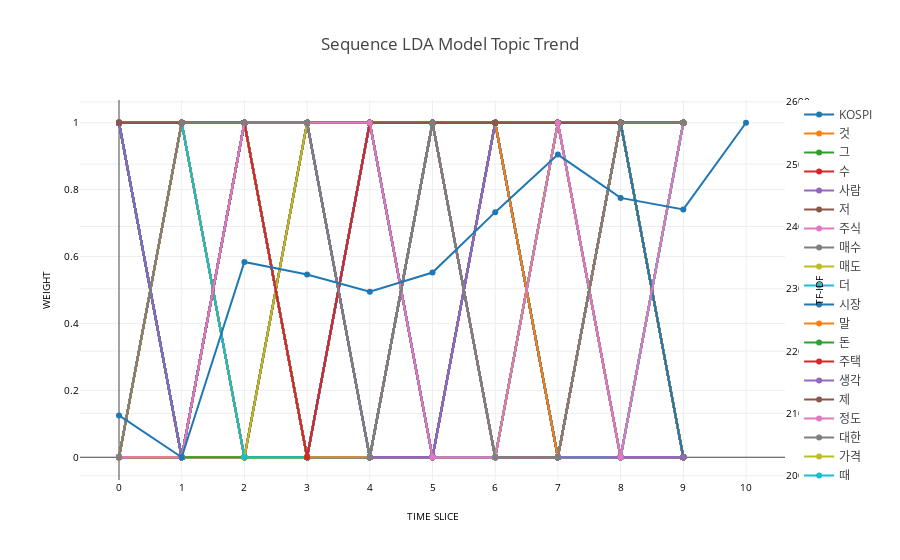

Here is the notebook cell this chart was saved with:
### Code cell
tc.set_plotly()

x = [i for i in range(11)]

data = [go.Scatter(
        x=x,
        y=d,
        name="KOSPI",
        marker=dict(
            #color='blue',
        ),
        yaxis='y2'
    )]


for key, value in hot_keyword_dict.items():
    y = value
    data.append(go.Scatter(
        x=x,
        y=y,
        name=key,
        marker=dict(
            #color='blue',
        ),
        yaxis='y'
    ),)
layout = go.Layout(
    title='Sequence LDA Model Topic Trend',
    xaxis=dict(
        title='TIME SLICE',
        titlefont=dict(
            size=10,
            color='black'
        ),
        dtick = 1,
        showticklabels=True,
        tickangle=0,
        tickfont=dict(
            size=10,
            color='black'
        ),
        exponentformat='e',
        showexponent='all'
    ),
    yaxis=dict(
        title='WEIGHT',
        titlefont=dict(
            size=10,
            color='black'
        ),
        showticklabels=True,
        tickangle=0,
        tickfont=dict(
            size=10,
            color='black'
        ),
        exponentformat='e',
        showexponent='all',
        #overlaying='y',
    ),
    yaxis2=dict(
                title='TF-IDF',
                titlefont=dict(
                    size=10,
                    color='black'
                ),
                showticklabels=True,
                tickangle=0,
                tickfont=dict(
                    size=10,
                    color='black'
                ),
                overlaying='y',
                side='right'
            ),
)
fig = go.Figure(data=data, layout=layout)
iplot(fig, filename='TF-IDF Graph')

### Figure 1 — Plotly figure (JSON) as saved in the notebook; plotly's stock layout.template omitted (floating-point values rounded to 4 significant figures)
{"data": [{"name": "KOSPI", "yaxis": "y2", "marker": {}, "y": [2097.0, 2030.0, 2343.0, 2323.0, 2295.0, 2326.0, 2423.0, 2515.0, 2446.0, 2427.0, 2566.0], "x": [0, 1, 2, 3, 4, 5, 6, 7, 8, 9, 10], "type": "scatter"}, {"name": "것", "yaxis": "y", "marker": {}, "y": [1, 1, 1, 1, 1, 1, 1, 1, 1, 1], "x": [0, 1, 2, 3, 4, 5, 6, 7, 8, 9, 10], "type": "scatter"}, {"name": "그", "yaxis": "y", "marker": {}, "y": [1, 1, 1, 1, 1, 1, 1, 1, 1, 1], "x": [0, 1, 2, 3, 4, 5, 6, 7, 8, 9, 10], "type": "scatter"}, {"name": "수", "yaxis": "y", "marker": {}, "y": [1, 1, 1, 1, 1, 1, 1, 1, 1, 1], "x": [0, 1, 2, 3, 4, 5, 6, 7, 8, 9, 10], "type": "scatter"}, {"name": "사람", "yaxis": "y", "marker": {}, "y": [1, 1, 0, 1, 1, 0, 1, 0, 1, 0], "x": [0, 1, 2, 3, 4, 5, 6, 7, 8, 9, 10], "type": "scatter"}, {"name": "저", "yaxis": "y", "marker": {}, "y": [1, 1, 1, 1, 1, 1, 1, 1, 1, 1], "x": [0, 1, 2, 3, 4, 5, 6, 7, 8, 9, 10], "type": "scatter"}, {"name": "주식", "yaxis": "y", "marker": {}, "y": [1, 0, 1, 0, 0, 0, 1, 0, 0, 1], "x": [0, 1, 2, 3, 4, 5, 6, 7, 8, 9, 10], "type": "scatter"}, {"name": "매수", "yaxis": "y", "marker": {}, "y": [1, 0, 1, 1, 0, 1, 0, 0, 1, 1], "x": [0, 1, 2, 3, 4, 5, 6, 7, 8, 9, 10], "type": "scatter"}, {"name": "매도", "yaxis": "y", "marker": {}, "y": [0, 0, 0, 1, 0, 1, 1, 0, 1, 0], "x": [0, 1, 2, 3, 4, 5, 6, 7, 8, 9, 10], "type": "scatter"}, {"name": "더", "yaxis": "y", "marker": {}, "y": [1, 1, 1, 1, 1, 1, 1, 1, 1, 1], "x": [0, 1, 2, 3, 4, 5, 6, 7, 8, 9, 10], "type": "scatter"}, {"name": "시장", "yaxis": "y", "marker": {}, "y": [0, 0, 1, 0, 0, 1, 1, 0, 1, 1], "x": [0, 1, 2, 3, 4, 5, 6, 7, 8, 9, 10], "type": "scatter"}, {"name": "말", "yaxis": "y", "marker": {}, "y": [1, 1, 1, 1, 1, 1, 1, 1, 1, 1], "x": [0, 1, 2, 3, 4, 5, 6, 7, 8, 9, 10], "type": "scatter"}, {"name": "돈", "yaxis": "y", "marker": {}, "y": [1, 1, 1, 1, 1, 1, 1, 1, 1, 1], "x": [0, 1, 2, 3, 4, 5, 6, 7, 8, 9, 10], "type": "scatter"}, {"name": "주택", "yaxis": "y", "marker": {}, "y": [1, 0, 1, 0, 1, 0, 1, 0, 0, 0], "x": [0, 1, 2, 3, 4, 5, 6, 7, 8, 9, 10], "type": "scatter"}, {"name": "생각", "yaxis": "y", "marker": {}, "y": [0, 1, 0, 1, 1, 0, 0, 1, 1, 1], "x": [0, 1, 2, 3, 4, 5, 6, 7, 8, 9, 10], "type": "scatter"}, {"name": "제", "yaxis": "y", "marker": {}, "y": [1, 1, 1, 1, 1, 1, 1, 1, 1, 1], "x": [0, 1, 2, 3, 4, 5, 6, 7, 8, 9, 10], "type": "scatter"}, {"name": "정도", "yaxis": "y", "marker": {}, "y": [1, 0, 0, 1, 0, 1, 0, 0, 1, 1], "x": [0, 1, 2, 3, 4, 5, 6, 7, 8, 9, 10], "type": "scatter"}, {"name": "대한", "yaxis": "y", "marker": {}, "y": [0, 1, 1, 0, 1, 1, 1, 0, 0, 0], "x": [0, 1, 2, 3, 4, 5, 6, 7, 8, 9, 10], "type": "scatter"}, {"name": "가격", "yaxis": "y", "marker": {}, "y": [1, 0, 1, 0, 1, 0, 1, 1, 0, 1], "x": [0, 1, 2, 3, 4, 5, 6, 7, 8, 9, 10], "type": "scatter"}, {"name": "때", "yaxis": "y", "marker": {}, "y": [1, 1, 1, 1, 1, 1, 1, 1, 1, 1], "x": [0, 1, 2, 3, 4, 5, 6, 7, 8, 9, 10], "type": "scatter"}, {"name": "내", "yaxis": "y", "marker": {}, "y": [1, 1, 1, 1, 1, 1, 1, 1, 1, 1], "x": [0, 1, 2, 3, 4, 5, 6, 7, 8, 9, 10], "type": "scatter"}, {"name": "주가", "yaxis": "y", "marker": {}, "y": [1, 0, 1, 0, 0, 1, 0, 1, 1, 0], "x": [0, 1, 2, 3, 4, 5, 6, 7, 8, 9, 10], "type": "scatter"}, {"name": "매", "yaxis": "y", "marker": {}, "y": [1, 1, 1, 1, 1, 1, 1, 1, 1, 1], "x": [0, 1, 2, 3, 4, 5, 6, 7, 8, 9, 10], "type": "scatter"}, {"name": "중국", "yaxis": "y", "marker": {}, "y": [0, 0, 1, 0, 0, 1, 1, 0, 1, 0], "x": [0, 1, 2, 3, 4, 5, 6, 7, 8, 9, 10], "type": "scatter"}, {"name": "금융", "yaxis": "y", "marker": {}, "y": [0, 0, 1, 0, 0, 1, 1, 1, 1, 0], "x": [0, 1, 2, 3, 4, 5, 6, 7, 8, 9, 10], "type": "scatter"}, {"name": "주식시장", "yaxis": "y", "marker": {}, "y": [1, 0, 1, 1, 0, 1, 1, 0, 0, 1], "x": [0, 1, 2, 3, 4, 5, 6, 7, 8, 9, 10], "type": "scatter"}, {"name": "수익", "yaxis": "y", "marker": {}, "y": [1, 0, 1, 1, 0, 1, 1, 0, 1, 0], "x": [0, 1, 2, 3, 4, 5, 6, 7, 8, 9, 10], "type": "scatter"}, {"name": "세계", "yaxis": "y", "marker": {}, "y": [0, 0, 1, 0, 1, 1, 0, 0, 0, 0], "x": [0, 1, 2, 3, 4, 5, 6, 7, 8, 9, 10], "type": "scatter"}, {"name": "확인", "yaxis": "y", "marker": {}, "y": [1, 0, 1, 0, 0, 1, 1, 0, 0, 0], "x": [0, 1, 2, 3, 4, 5, 6, 7, 8, 9, 10], "type": "scatter"}, {"name": "상승", "yaxis": "y", "marker": {}, "y": [1, 0, 1, 0, 1, 1, 1, 0, 1, 0], "x": [0, 1, 2, 3, 4, 5, 6, 7, 8, 9, 10], "type": "scatter"}, {"name": "변화", "yaxis": "y", "marker": {}, "y": [0, 1, 1, 0, 0, 1, 1, 0, 1, 0], "x": [0, 1, 2, 3, 4, 5, 6, 7, 8, 9, 10], "type": "scatter"}, {"name": "바로", "yaxis": "y", "marker": {}, "y": [1, 1, 0, 0, 0, 1, 0, 1, 1, 0], "x": [0, 1, 2, 3, 4, 5, 6, 7, 8, 9, 10], "type": "scatter"}, {"name": "전쟁", "yaxis": "y", "marker": {}, "y": [0, 0, 1, 0, 0, 1, 1, 0, 0, 1], "x": [0, 1, 2, 3, 4, 5, 6, 7, 8, 9, 10], "type": "scatter"}, {"name": "사실", "yaxis": "y", "marker": {}, "y": [0, 0, 1, 1, 1, 0, 0, 0, 1, 1], "x": [0, 1, 2, 3, 4, 5, 6, 7, 8, 9, 10], "type": "scatter"}, {"name": "공부", "yaxis": "y", "marker": {}, "y": [1, 0, 0, 1, 0, 1, 0, 0, 0, 0], "x": [0, 1, 2, 3, 4, 5, 6, 7, 8, 9, 10], "type": "scatter"}, {"name": "추세", "yaxis": "y", "marker": {}, "y": [1, 0, 1, 1, 0, 1, 1, 0, 1, 1], "x": [0, 1, 2, 3, 4, 5, 6, 7, 8, 9, 10], "type": "scatter"}, {"name": "투자", "yaxis": "y", "marker": {}, "y": [0, 0, 1, 0, 1, 1, 1, 0, 1, 0], "x": [0, 1, 2, 3, 4, 5, 6, 7, 8, 9, 10], "type": "scatter"}, {"name": "경제", "yaxis": "y", "marker": {}, "y": [0, 0, 1, 0, 0, 1, 1, 0, 0, 0], "x": [0, 1, 2, 3, 4, 5, 6, 7, 8, 9, 10], "type": "scatter"}, {"name": "금리", "yaxis": "y", "marker": {}, "y": [1, 0, 1, 0, 0, 1, 1, 0, 0, 1], "x": [0, 1, 2, 3, 4, 5, 6, 7, 8, 9, 10], "type": "scatter"}, {"name": "미국", "yaxis": "y", "marker": {}, "y": [0, 0, 1, 1, 0, 0, 1, 0, 0, 0], "x": [0, 1, 2, 3, 4, 5, 6, 7, 8, 9, 10], "type": "scatter"}, {"name": "뉴스", "yaxis": "y", "marker": {}, "y": [1, 0, 1, 0, 0, 1, 1, 0, 1, 0], "x": [0, 1, 2, 3, 4, 5, 6, 7, 8, 9, 10], "type": "scatter"}, {"name": "무역", "yaxis": "y", "marker": {}, "y": [0, 0, 1, 0, 0, 1, 1, 0, 0, 0], "x": [0, 1, 2, 3, 4, 5, 6, 7, 8, 9, 10], "type": "scatter"}, {"name": "하락", "yaxis": "y", "marker": {}, "y": [1, 0, 0, 1, 0, 1, 1, 0, 0, 1], "x": [0, 1, 2, 3, 4, 5, 6, 7, 8, 9, 10], "type": "scatter"}, {"name": "달러", "yaxis": "y", "marker": {}, "y": [0, 0, 1, 0, 0, 1, 1, 0, 1, 0], "x": [0, 1, 2, 3, 4, 5, 6, 7, 8, 9, 10], "type": "scatter"}, {"name": "인상", "yaxis": "y", "marker": {}, "y": [0, 1, 1, 0, 1, 0, 1, 0, 0, 1], "x": [0, 1, 2, 3, 4, 5, 6, 7, 8, 9, 10], "type": "scatter"}, {"name": "증시", "yaxis": "y", "marker": {}, "y": [0, 0, 1, 0, 0, 1, 1, 0, 1, 1], "x": [0, 1, 2, 3, 4, 5, 6, 7, 8, 9, 10], "type": "scatter"}, {"name": "연합뉴스", "yaxis": "y", "marker": {}, "y": [1, 1, 1, 0, 1, 1, 1, 0, 1, 1], "x": [0, 1, 2, 3, 4, 5, 6, 7, 8, 9, 10], "type": "scatter"}, {"name": "지수", "yaxis": "y", "marker": {}, "y": [0, 1, 0, 0, 1, 1, 1, 0, 1, 1], "x": [0, 1, 2, 3, 4, 5, 6, 7, 8, 9, 10], "type": "scatter"}, {"name": "마감", "yaxis": "y", "marker": {}, "y": [1, 0, 1, 0, 0, 1, 1, 0, 0, 0], "x": [0, 1, 2, 3, 4, 5, 6, 7, 8, 9, 10], "type": "scatter"}, {"name": "관세", "yaxis": "y", "marker": {}, "y": [1, 1, 1, 0, 0, 1, 1, 0, 1, 0], "x": [0, 1, 2, 3, 4, 5, 6, 7, 8, 9, 10], "type": "scatter"}, {"name": "중", "yaxis": "y", "marker": {}, "y": [1, 1, 1, 1, 1, 1, 1, 1, 1, 1], "x": [0, 1, 2, 3, 4, 5, 6, 7, 8, 9, 10], "type": "scatter"}, {"name": "종목", "yaxis": "y", "marker": {}, "y": [1, 0, 1, 0, 0, 1, 0, 0, 1, 0], "x": [0, 1, 2, 3, 4, 5, 6, 7, 8, 9, 10], "type": "scatter"}, {"name": "대출", "yaxis": "y", "marker": {}, "y": [0, 0, 1, 0, 1, 0, 1, 0, 0, 1], "x": [0, 1, 2, 3, 4, 5, 6, 7, 8, 9, 10], "type": "scatter"}, {"name": "저축은행", "yaxis": "y", "marker": {}, "y": [1, 1, 1, 1, 1, 1, 1, 0, 1, 0], "x": [0, 1, 2, 3, 4, 5, 6, 7, 8, 9, 10], "type": "scatter"}, {"name": "차트", "yaxis": "y", "marker": {}, "y": [1, 0, 1, 0, 0, 1, 1, 0, 1, 0], "x": [0, 1, 2, 3, 4, 5, 6, 7, 8, 9, 10], "type": "scatter"}, {"name": "주", "yaxis": "y", "marker": {}, "y": [1, 1, 1, 1, 1, 1, 1, 1, 1, 1], "x": [0, 1, 2, 3, 4, 5, 6, 7, 8, 9, 10], "type": "scatter"}, {"name": "추천", "yaxis": "y", "marker": {}, "y": [1, 0, 1, 0, 1, 1, 1, 0, 0, 0], "x": [0, 1, 2, 3, 4, 5, 6, 7, 8, 9, 10], "type": "scatter"}, {"name": "지금", "yaxis": "y", "marker": {}, "y": [0, 1, 0, 1, 1, 1, 1, 1, 0, 1], "x": [0, 1, 2, 3, 4, 5, 6, 7, 8, 9, 10], "type": "scatter"}, {"name": "글", "yaxis": "y", "marker": {}, "y": [1, 1, 1, 1, 1, 1, 1, 1, 1, 1], "x": [0, 1, 2, 3, 4, 5, 6, 7, 8, 9, 10], "type": "scatter"}, {"name": "오늘", "yaxis": "y", "marker": {}, "y": [1, 0, 0, 1, 0, 1, 1, 0, 1, 0], "x": [0, 1, 2, 3, 4, 5, 6, 7, 8, 9, 10], "type": "scatter"}, {"name": "날", "yaxis": "y", "marker": {}, "y": [1, 1, 1, 1, 1, 1, 1, 1, 1, 1], "x": [0, 1, 2, 3, 4, 5, 6, 7, 8, 9, 10], "type": "scatter"}, {"name": "코인", "yaxis": "y", "marker": {}, "y": [1, 0, 0, 1, 0, 1, 0, 0, 1, 1], "x": [0, 1, 2, 3, 4, 5, 6, 7, 8, 9, 10], "type": "scatter"}, {"name": "비트코인", "yaxis": "y", "marker": {}, "y": [1, 0, 1, 0, 0, 1, 1, 0, 1, 1], "x": [0, 1, 2, 3, 4, 5, 6, 7, 8, 9, 10], "type": "scatter"}, {"name": "비트", "yaxis": "y", "marker": {}, "y": [1, 0, 1, 0, 0, 1, 1, 0, 1, 1], "x": [0, 1, 2, 3, 4, 5, 6, 7, 8, 9, 10], "type": "scatter"}, {"name": "화폐", "yaxis": "y", "marker": {}, "y": [0, 0, 1, 0, 0, 1, 0, 0, 1, 1], "x": [0, 1, 2, 3, 4, 5, 6, 7, 8, 9, 10], "type": "scatter"}, {"name": "정보", "yaxis": "y", "marker": {}, "y": [1, 0, 1, 0, 0, 1, 1, 0, 1, 0], "x": [0, 1, 2, 3, 4, 5, 6, 7, 8, 9, 10], "type": "scatter"}, {"name": "가상", "yaxis": "y", "marker": {}, "y": [0, 0, 1, 0, 0, 1, 0, 0, 0, 1], "x": [0, 1, 2, 3, 4, 5, 6, 7, 8, 9, 10], "type": "scatter"}, {"name": "맨", "yaxis": "y", "marker": {}, "y": [1, 1, 1, 1, 1, 1, 1, 1, 1, 1], "x": [0, 1, 2, 3, 4, 5, 6, 7, 8, 9, 10], "type": "scatter"}, {"name": "거래", "yaxis": "y", "marker": {}, "y": [1, 0, 1, 0, 0, 0, 1, 0, 1, 0], "x": [0, 1, 2, 3, 4, 5, 6, 7, 8, 9, 10], "type": "scatter"}, {"name": "리플", "yaxis": "y", "marker": {}, "y": [0, 0, 1, 1, 0, 1, 1, 0, 1, 1], "x": [0, 1, 2, 3, 4, 5, 6, 7, 8, 9, 10], "type": "scatter"}, {"name": "암호", "yaxis": "y", "marker": {}, "y": [0, 0, 1, 1, 0, 1, 1, 0, 1, 1], "x": [0, 1, 2, 3, 4, 5, 6, 7, 8, 9, 10], "type": "scatter"}, {"name": "매너", "yaxis": "y", "marker": {}, "y": [1, 0, 1, 0, 0, 1, 1, 0, 1, 1], "x": [0, 1, 2, 3, 4, 5, 6, 7, 8, 9, 10], "type": "scatter"}, {"name": "등", "yaxis": "y", "marker": {}, "y": [1, 1, 1, 1, 1, 1, 1, 1, 1, 1], "x": [0, 1, 2, 3, 4, 5, 6, 7, 8, 9, 10], "type": "scatter"}, {"name": "블록", "yaxis": "y", "marker": {}, "y": [1, 0, 1, 0, 0, 1, 0, 0, 1, 0], "x": [0, 1, 2, 3, 4, 5, 6, 7, 8, 9, 10], "type": "scatter"}, {"name": "체인", "yaxis": "y", "marker": {}, "y": [1, 0, 1, 0, 0, 1, 1, 0, 1, 0], "x": [0, 1, 2, 3, 4, 5, 6, 7, 8, 9, 10], "type": "scatter"}, {"name": "평가", "yaxis": "y", "marker": {}, "y": [0, 1, 0, 0, 1, 0, 0, 1, 0, 0], "x": [0, 1, 2, 3, 4, 5, 6, 7, 8, 9, 10], "type": "scatter"}, {"name": "수익률", "yaxis": "y", "marker": {}, "y": [1, 0, 0, 1, 1, 1, 0, 0, 1, 1], "x": [0, 1, 2, 3, 4, 5, 6, 7, 8, 9, 10], "type": "scatter"}, {"name": "금액", "yaxis": "y", "marker": {}, "y": [0, 1, 0, 1, 0, 1, 0, 1, 0, 0], "x": [0, 1, 2, 3, 4, 5, 6, 7, 8, 9, 10], "type": "scatter"}, {"name": "국내", "yaxis": "y", "marker": {}, "y": [0, 0, 1, 0, 1, 1, 1, 0, 1, 1], "x": [0, 1, 2, 3, 4, 5, 6, 7, 8, 9, 10], "type": "scatter"}, {"name": "증가", "yaxis": "y", "marker": {}, "y": [0, 0, 1, 0, 0, 1, 1, 0, 1, 0], "x": [0, 1, 2, 3, 4, 5, 6, 7, 8, 9, 10], "type": "scatter"}, {"name": "이유", "yaxis": "y", "marker": {}, "y": [1, 0, 1, 0, 1, 0, 1, 1, 1, 1], "x": [0, 1, 2, 3, 4, 5, 6, 7, 8, 9, 10], "type": "scatter"}, {"name": "국민연금", "yaxis": "y", "marker": {}, "y": [0, 1, 0, 1, 1, 1, 1, 1, 1, 1], "x": [0, 1, 2, 3, 4, 5, 6, 7, 8, 9, 10], "type": "scatter"}, {"name": "듯", "yaxis": "y", "marker": {}, "y": [1, 1, 1, 1, 1, 1, 1, 1, 1, 1], "x": [0, 1, 2, 3, 4, 5, 6, 7, 8, 9, 10], "type": "scatter"}, {"name": "매입", "yaxis": "y", "marker": {}, "y": [0, 1, 1, 1, 0, 1, 1, 1, 1, 1], "x": [0, 1, 2, 3, 4, 5, 6, 7, 8, 9, 10], "type": "scatter"}, {"name": "실적", "yaxis": "y", "marker": {}, "y": [0, 0, 1, 0, 0, 1, 0, 1, 1, 1], "x": [0, 1, 2, 3, 4, 5, 6, 7, 8, 9, 10], "type": "scatter"}, {"name": "홀딩스", "yaxis": "y", "marker": {}, "y": [0, 1, 1, 0, 1, 1, 0, 1, 1, 0], "x": [0, 1, 2, 3, 4, 5, 6, 7, 8, 9, 10], "type": "scatter"}, {"name": "목표", "yaxis": "y", "marker": {}, "y": [1, 0, 1, 0, 0, 1, 0, 1, 0, 0], "x": [0, 1, 2, 3, 4, 5, 6, 7, 8, 9, 10], "type": "scatter"}, {"name": "서비스", "yaxis": "y", "marker": {}, "y": [1, 0, 1, 0, 0, 1, 1, 0, 1, 0], "x": [0, 1, 2, 3, 4, 5, 6, 7, 8, 9, 10], "type": "scatter"}, {"name": "우리", "yaxis": "y", "marker": {}, "y": [1, 0, 1, 0, 0, 1, 0, 0, 1, 1], "x": [0, 1, 2, 3, 4, 5, 6, 7, 8, 9, 10], "type": "scatter"}, {"name": "펀드", "yaxis": "y", "marker": {}, "y": [0, 0, 1, 1, 0, 1, 0, 1, 1, 1], "x": [0, 1, 2, 3, 4, 5, 6, 7, 8, 9, 10], "type": "scatter"}, {"name": "베트남", "yaxis": "y", "marker": {}, "y": [1, 0, 1, 1, 0, 1, 0, 0, 1, 0], "x": [0, 1, 2, 3, 4, 5, 6, 7, 8, 9, 10], "type": "scatter"}, {"name": "정부", "yaxis": "y", "marker": {}, "y": [1, 0, 1, 0, 0, 1, 0, 1, 0, 0], "x": [0, 1, 2, 3, 4, 5, 6, 7, 8, 9, 10], "type": "scatter"}, {"name": "비", "yaxis": "y", "marker": {}, "y": [1, 1, 1, 1, 1, 1, 1, 1, 1, 1], "x": [0, 1, 2, 3, 4, 5, 6, 7, 8, 9, 10], "type": "scatter"}, {"name": "해외", "yaxis": "y", "marker": {}, "y": [0, 0, 1, 1, 0, 1, 1, 0, 1, 1], "x": [0, 1, 2, 3, 4, 5, 6, 7, 8, 9, 10], "type": "scatter"}, {"name": "울산", "yaxis": "y", "marker": {}, "y": [1, 1, 1, 1, 1, 0, 1, 0, 1, 1], "x": [0, 1, 2, 3, 4, 5, 6, 7, 8, 9, 10], "type": "scatter"}, {"name": "폭락", "yaxis": "y", "marker": {}, "y": [1, 0, 1, 1, 0, 1, 0, 1, 0, 1], "x": [0, 1, 2, 3, 4, 5, 6, 7, 8, 9, 10], "type": "scatter"}, {"name": "때문", "yaxis": "y", "marker": {}, "y": [0, 0, 1, 0, 0, 1, 1, 0, 1, 1], "x": [0, 1, 2, 3, 4, 5, 6, 7, 8, 9, 10], "type": "scatter"}, {"name": "기업", "yaxis": "y", "marker": {}, "y": [0, 0, 1, 0, 0, 1, 0, 0, 1, 1], "x": [0, 1, 2, 3, 4, 5, 6, 7, 8, 9, 10], "type": "scatter"}, {"name": "개인", "yaxis": "y", "marker": {}, "y": [1, 1, 0, 0, 0, 1, 0, 0, 1, 0], "x": [0, 1, 2, 3, 4, 5, 6, 7, 8, 9, 10], "type": "scatter"}, {"name": "부동산", "yaxis": "y", "marker": {}, "y": [1, 0, 1, 0, 1, 0, 1, 1, 0, 0], "x": [0, 1, 2, 3, 4, 5, 6, 7, 8, 9, 10], "type": "scatter"}, {"name": "책", "yaxis": "y", "marker": {}, "y": [1, 1, 1, 1, 1, 1, 1, 1, 1, 1], "x": [0, 1, 2, 3, 4, 5, 6, 7, 8, 9, 10], "type": "scatter"}, {"name": "이후", "yaxis": "y", "marker": {}, "y": [0, 0, 1, 0, 0, 1, 1, 0, 1, 0], "x": [0, 1, 2, 3, 4, 5, 6, 7, 8, 9, 10], "type": "scatter"}, {"name": "강의", "yaxis": "y", "marker": {}, "y": [1, 1, 0, 0, 0, 0, 1, 0, 1, 0], "x": [0, 1, 2, 3, 4, 5, 6, 7, 8, 9, 10], "type": "scatter"}, {"name": "공매도", "yaxis": "y", "marker": {}, "y": [0, 1, 0, 1, 0, 1, 1, 1, 1, 0], "x": [0, 1, 2, 3, 4, 5, 6, 7, 8, 9, 10], "type": "scatter"}, {"name": "분", "yaxis": "y", "marker": {}, "y": [1, 1, 1, 1, 1, 1, 1, 1, 1, 1], "x": [0, 1, 2, 3, 4, 5, 6, 7, 8, 9, 10], "type": "scatter"}, {"name": "요", "yaxis": "y", "marker": {}, "y": [1, 1, 1, 1, 1, 1, 1, 1, 1, 1], "x": [0, 1, 2, 3, 4, 5, 6, 7, 8, 9, 10], "type": "scatter"}, {"name": "배당", "yaxis": "y", "marker": {}, "y": [0, 0, 1, 0, 1, 1, 0, 1, 0, 1], "x": [0, 1, 2, 3, 4, 5, 6, 7, 8, 9, 10], "type": "scatter"}, {"name": "증권", "yaxis": "y", "marker": {}, "y": [0, 0, 1, 0, 0, 1, 1, 1, 1, 1], "x": [0, 1, 2, 3, 4, 5, 6, 7, 8, 9, 10], "type": "scatter"}, {"name": "한국", "yaxis": "y", "marker": {}, "y": [0, 0, 1, 0, 0, 1, 1, 1, 0, 0], "x": [0, 1, 2, 3, 4, 5, 6, 7, 8, 9, 10], "type": "scatter"}, {"name": "금융투자", "yaxis": "y", "marker": {}, "y": [0, 1, 1, 0, 1, 1, 1, 1, 1, 0], "x": [0, 1, 2, 3, 4, 5, 6, 7, 8, 9, 10], "type": "scatter"}, {"name": "대비", "yaxis": "y", "marker": {}, "y": [0, 0, 1, 0, 1, 1, 0, 0, 1, 1], "x": [0, 1, 2, 3, 4, 5, 6, 7, 8, 9, 10], "type": "scatter"}, {"name": "삼성", "yaxis": "y", "marker": {}, "y": [1, 0, 1, 0, 0, 1, 0, 1, 0, 1], "x": [0, 1, 2, 3, 4, 5, 6, 7, 8, 9, 10], "type": "scatter"}, {"name": "하나", "yaxis": "y", "marker": {}, "y": [0, 1, 0, 0, 0, 1, 0, 1, 1, 0], "x": [0, 1, 2, 3, 4, 5, 6, 7, 8, 9, 10], "type": "scatter"}, {"name": "전일", "yaxis": "y", "marker": {}, "y": [1, 0, 1, 0, 0, 1, 1, 0, 1, 1], "x": [0, 1, 2, 3, 4, 5, 6, 7, 8, 9, 10], "type": "scatter"}, {"name": "전망", "yaxis": "y", "marker": {}, "y": [0, 0, 1, 0, 1, 1, 0, 0, 1, 0], "x": [0, 1, 2, 3, 4, 5, 6, 7, 8, 9, 10], "type": "scatter"}, {"name": "전자", "yaxis": "y", "marker": {}, "y": [1, 0, 1, 0, 0, 1, 0, 0, 1, 1], "x": [0, 1, 2, 3, 4, 5, 6, 7, 8, 9, 10], "type": "scatter"}, {"name": "산업", "yaxis": "y", "marker": {}, "y": [0, 0, 1, 0, 0, 1, 0, 0, 1, 1], "x": [0, 1, 2, 3, 4, 5, 6, 7, 8, 9, 10], "type": "scatter"}, {"name": "재무", "yaxis": "y", "marker": {}, "y": [1, 0, 1, 1, 0, 1, 0, 0, 1, 1], "x": [0, 1, 2, 3, 4, 5, 6, 7, 8, 9, 10], "type": "scatter"}, {"name": "대통령", "yaxis": "y", "marker": {}, "y": [1, 0, 0, 1, 0, 1, 0, 1, 0, 1], "x": [0, 1, 2, 3, 4, 5, 6, 7, 8, 9, 10], "type": "scatter"}, {"name": "보험", "yaxis": "y", "marker": {}, "y": [0, 0, 1, 0, 0, 1, 0, 1, 0, 0], "x": [0, 1, 2, 3, 4, 5, 6, 7, 8, 9, 10], "type": "scatter"}, {"name": "설계", "yaxis": "y", "marker": {}, "y": [1, 0, 1, 0, 1, 0, 1, 0, 1, 0], "x": [0, 1, 2, 3, 4, 5, 6, 7, 8, 9, 10], "type": "scatter"}, {"name": "관리", "yaxis": "y", "marker": {}, "y": [1, 0, 1, 1, 0, 0, 0, 0, 1, 0], "x": [0, 1, 2, 3, 4, 5, 6, 7, 8, 9, 10], "type": "scatter"}, {"name": "축구", "yaxis": "y", "marker": {}, "y": [1, 0, 1, 1, 1, 1, 1, 1, 0, 1], "x": [0, 1, 2, 3, 4, 5, 6, 7, 8, 9, 10], "type": "scatter"}, {"name": "중계", "yaxis": "y", "marker": {}, "y": [1, 0, 1, 1, 1, 1, 1, 1, 1, 1], "x": [0, 1, 2, 3, 4, 5, 6, 7, 8, 9, 10], "type": "scatter"}, {"name": "위", "yaxis": "y", "marker": {}, "y": [1, 1, 1, 1, 1, 1, 1, 1, 1, 1], "x": [0, 1, 2, 3, 4, 5, 6, 7, 8, 9, 10], "type": "scatter"}, {"name": "문제", "yaxis": "y", "marker": {}, "y": [0, 1, 1, 0, 1, 0, 1, 1, 0, 0], "x": [0, 1, 2, 3, 4, 5, 6, 7, 8, 9, 10], "type": "scatter"}, {"name": "무료", "yaxis": "y", "marker": {}, "y": [1, 0, 1, 0, 0, 1, 1, 0, 0, 0], "x": [0, 1, 2, 3, 4, 5, 6, 7, 8, 9, 10], "type": "scatter"}, {"name": "김희선", "yaxis": "y", "marker": {}, "y": [1, 1, 1, 1, 1, 1, 0, 1, 1, 1], "x": [0, 1, 2, 3, 4, 5, 6, 7, 8, 9, 10], "type": "scatter"}, {"name": "에이즈", "yaxis": "y", "marker": {}, "y": [1, 0, 1, 1, 1, 1, 1, 1, 1, 1], "x": [0, 1, 2, 3, 4, 5, 6, 7, 8, 9, 10], "type": "scatter"}, {"name": "자산", "yaxis": "y", "marker": {}, "y": [0, 0, 1, 0, 0, 0, 1, 0, 0, 1], "x": [0, 1, 2, 3, 4, 5, 6, 7, 8, 9, 10], "type": "scatter"}, {"name": "상품", "yaxis": "y", "marker": {}, "y": [0, 0, 1, 0, 0, 1, 0, 0, 1, 0], "x": [0, 1, 2, 3, 4, 5, 6, 7, 8, 9, 10], "type": "scatter"}, {"name": "부자", "yaxis": "y", "marker": {}, "y": [1, 0, 1, 1, 0, 1, 1, 1, 0, 0], "x": [0, 1, 2, 3, 4, 5, 6, 7, 8, 9, 10], "type": "scatter"}, {"name": "방법", "yaxis": "y", "marker": {}, "y": [0, 0, 1, 0, 0, 1, 0, 0, 1, 0], "x": [0, 1, 2, 3, 4, 5, 6, 7, 8, 9, 10], "type": "scatter"}, {"name": "여러분", "yaxis": "y", "marker": {}, "y": [1, 0, 1, 0, 0, 0, 0, 1, 1, 0], "x": [0, 1, 2, 3, 4, 5, 6, 7, 8, 9, 10], "type": "scatter"}, {"name": "카페", "yaxis": "y", "marker": {}, "y": [1, 0, 1, 1, 1, 0, 1, 0, 0, 0], "x": [0, 1, 2, 3, 4, 5, 6, 7, 8, 9, 10], "type": "scatter"}, {"name": "비상", "yaxis": "y", "marker": {}, "y": [0, 0, 1, 0, 0, 0, 1, 0, 1, 0], "x": [0, 1, 2, 3, 4, 5, 6, 7, 8, 9, 10], "type": "scatter"}, {"name": "가입", "yaxis": "y", "marker": {}, "y": [1, 0, 1, 0, 0, 1, 0, 1, 1, 0], "x": [0, 1, 2, 3, 4, 5, 6, 7, 8, 9, 10], "type": "scatter"}, {"name": "손실", "yaxis": "y", "marker": {}, "y": [0, 0, 1, 0, 1, 1, 0, 0, 1, 1], "x": [0, 1, 2, 3, 4, 5, 6, 7, 8, 9, 10], "type": "scatter"}, {"name": "분석", "yaxis": "y", "marker": {}, "y": [0, 0, 1, 0, 0, 1, 0, 0, 1, 0], "x": [0, 1, 2, 3, 4, 5, 6, 7, 8, 9, 10], "type": "scatter"}, {"name": "관련", "yaxis": "y", "marker": {}, "y": [0, 0, 1, 1, 0, 1, 0, 1, 1, 0], "x": [0, 1, 2, 3, 4, 5, 6, 7, 8, 9, 10], "type": "scatter"}, {"name": "아파트", "yaxis": "y", "marker": {}, "y": [1, 0, 1, 1, 1, 0, 1, 1, 0, 0], "x": [0, 1, 2, 3, 4, 5, 6, 7, 8, 9, 10], "type": "scatter"}, {"name": "혁신도시", "yaxis": "y", "marker": {}, "y": [1, 1, 1, 1, 1, 0, 1, 1, 1, 1], "x": [0, 1, 2, 3, 4, 5, 6, 7, 8, 9, 10], "type": "scatter"}, {"name": "직원", "yaxis": "y", "marker": {}, "y": [0, 0, 0, 1, 1, 0, 1, 0, 0, 1], "x": [0, 1, 2, 3, 4, 5, 6, 7, 8, 9, 10], "type": "scatter"}, {"name": "기관", "yaxis": "y", "marker": {}, "y": [1, 0, 1, 1, 1, 0, 1, 0, 1, 0], "x": [0, 1, 2, 3, 4, 5, 6, 7, 8, 9, 10], "type": "scatter"}, {"name": "지역", "yaxis": "y", "marker": {}, "y": [1, 0, 1, 0, 1, 0, 1, 1, 0, 0], "x": [0, 1, 2, 3, 4, 5, 6, 7, 8, 9, 10], "type": "scatter"}, {"name": "분양", "yaxis": "y", "marker": {}, "y": [1, 0, 1, 0, 1, 0, 1, 1, 1, 0], "x": [0, 1, 2, 3, 4, 5, 6, 7, 8, 9, 10], "type": "scatter"}, {"name": "수요", "yaxis": "y", "marker": {}, "y": [1, 0, 1, 0, 1, 0, 1, 0, 1, 0], "x": [0, 1, 2, 3, 4, 5, 6, 7, 8, 9, 10], "type": "scatter"}, {"name": "공급", "yaxis": "y", "marker": {}, "y": [1, 0, 1, 0, 1, 0, 1, 1, 0, 0], "x": [0, 1, 2, 3, 4, 5, 6, 7, 8, 9, 10], "type": "scatter"}, {"name": "주변", "yaxis": "y", "marker": {}, "y": [0, 1, 1, 1, 1, 0, 1, 1, 1, 0], "x": [0, 1, 2, 3, 4, 5, 6, 7, 8, 9, 10], "type": "scatter"}, {"name": "차", "yaxis": "y", "marker": {}, "y": [1, 1, 1, 1, 1, 1, 1, 1, 1, 1], "x": [0, 1, 2, 3, 4, 5, 6, 7, 8, 9, 10], "type": "scatter"}, {"name": "집", "yaxis": "y", "marker": {}, "y": [1, 1, 1, 1, 1, 1, 1, 1, 1, 1], "x": [0, 1, 2, 3, 4, 5, 6, 7, 8, 9, 10], "type": "scatter"}, {"name": "수도권", "yaxis": "y", "marker": {}, "y": [1, 0, 1, 1, 1, 0, 1, 0, 0, 1], "x": [0, 1, 2, 3, 4, 5, 6, 7, 8, 9, 10], "type": "scatter"}, {"name": "특별", "yaxis": "y", "marker": {}, "y": [1, 0, 1, 0, 1, 0, 1, 0, 1, 0], "x": [0, 1, 2, 3, 4, 5, 6, 7, 8, 9, 10], "type": "scatter"}, {"name": "니스", "yaxis": "y", "marker": {}, "y": [0, 1, 1, 1, 1, 1, 1, 1, 1, 1], "x": [0, 1, 2, 3, 4, 5, 6, 7, 8, 9, 10], "type": "scatter"}, {"name": "바이오", "yaxis": "y", "marker": {}, "y": [1, 1, 1, 1, 0, 0, 1, 0, 0, 1], "x": [0, 1, 2, 3, 4, 5, 6, 7, 8, 9, 10], "type": "scatter"}, {"name": "강남", "yaxis": "y", "marker": {}, "y": [1, 0, 1, 0, 1, 0, 1, 1, 0, 0], "x": [0, 1, 2, 3, 4, 5, 6, 7, 8, 9, 10], "type": "scatter"}, {"name": "서울", "yaxis": "y", "marker": {}, "y": [1, 0, 1, 0, 1, 0, 1, 1, 0, 1], "x": [0, 1, 2, 3, 4, 5, 6, 7, 8, 9, 10], "type": "scatter"}, {"name": "신부", "yaxis": "y", "marker": {}, "y": [0, 1, 1, 1, 0, 1, 1, 0, 1, 1], "x": [0, 1, 2, 3, 4, 5, 6, 7, 8, 9, 10], "type": "scatter"}, {"name": "직스", "yaxis": "y", "marker": {}, "y": [1, 1, 1, 1, 0, 1, 1, 1, 1, 1], "x": [0, 1, 2, 3, 4, 5, 6, 7, 8, 9, 10], "type": "scatter"}, {"name": "의견", "yaxis": "y", "marker": {}, "y": [1, 1, 0, 1, 1, 0, 0, 1, 0, 1], "x": [0, 1, 2, 3, 4, 5, 6, 7, 8, 9, 10], "type": "scatter"}, {"name": "보통주", "yaxis": "y", "marker": {}, "y": [1, 1, 1, 0, 0, 1, 1, 1, 1, 1], "x": [0, 1, 2, 3, 4, 5, 6, 7, 8, 9, 10], "type": "scatter"}, {"name": "자신", "yaxis": "y", "marker": {}, "y": [0, 1, 0, 1, 0, 1, 0, 0, 1, 0], "x": [0, 1, 2, 3, 4, 5, 6, 7, 8, 9, 10], "type": "scatter"}, {"name": "장외", "yaxis": "y", "marker": {}, "y": [1, 0, 1, 0, 1, 1, 0, 1, 1, 0], "x": [0, 1, 2, 3, 4, 5, 6, 7, 8, 9, 10], "type": "scatter"}, {"name": "기법", "yaxis": "y", "marker": {}, "y": [0, 1, 1, 0, 0, 1, 0, 0, 1, 0], "x": [0, 1, 2, 3, 4, 5, 6, 7, 8, 9, 10], "type": "scatter"}, {"name": "단계", "yaxis": "y", "marker": {}, "y": [0, 1, 0, 1, 0, 0, 1, 0, 1, 0], "x": [0, 1, 2, 3, 4, 5, 6, 7, 8, 9, 10], "type": "scatter"}, {"name": "고수", "yaxis": "y", "marker": {}, "y": [0, 1, 0, 1, 0, 1, 0, 1, 1, 1], "x": [0, 1, 2, 3, 4, 5, 6, 7, 8, 9, 10], "type": "scatter"}, {"name": "좀", "yaxis": "y", "marker": {}, "y": [1, 1, 1, 1, 1, 1, 1, 1, 1, 1], "x": [0, 1, 2, 3, 4, 5, 6, 7, 8, 9, 10], "type": "scatter"}, {"name": "곳", "yaxis": "y", "marker": {}, "y": [1, 1, 1, 1, 1, 1, 1, 1, 1, 1], "x": [0, 1, 2, 3, 4, 5, 6, 7, 8, 9, 10], "type": "scatter"}, {"name": "진짜", "yaxis": "y", "marker": {}, "y": [0, 1, 0, 1, 1, 1, 0, 1, 0, 0], "x": [0, 1, 2, 3, 4, 5, 6, 7, 8, 9, 10], "type": "scatter"}, {"name": "시간", "yaxis": "y", "marker": {}, "y": [1, 1, 0, 0, 0, 1, 1, 1, 1, 1], "x": [0, 1, 2, 3, 4, 5, 6, 7, 8, 9, 10], "type": "scatter"}, {"name": "가지", "yaxis": "y", "marker": {}, "y": [1, 0, 1, 0, 1, 0, 1, 1, 1, 0], "x": [0, 1, 2, 3, 4, 5, 6, 7, 8, 9, 10], "type": "scatter"}, {"name": "단", "yaxis": "y", "marker": {}, "y": [1, 1, 1, 1, 1, 1, 1, 1, 1, 1], "x": [0, 1, 2, 3, 4, 5, 6, 7, 8, 9, 10], "type": "scatter"}, {"name": "금", "yaxis": "y", "marker": {}, "y": [1, 1, 1, 1, 1, 1, 1, 1, 1, 1], "x": [0, 1, 2, 3, 4, 5, 6, 7, 8, 9, 10], "type": "scatter"}, {"name": "학점", "yaxis": "y", "marker": {}, "y": [1, 1, 1, 1, 1, 1, 1, 1, 1, 0], "x": [0, 1, 2, 3, 4, 5, 6, 7, 8, 9, 10], "type": "scatter"}, {"name": "투기", "yaxis": "y", "marker": {}, "y": [0, 0, 1, 0, 1, 0, 1, 1, 0, 0], "x": [0, 1, 2, 3, 4, 5, 6, 7, 8, 9, 10], "type": "scatter"}, {"name": "거", "yaxis": "y", "marker": {}, "y": [1, 1, 1, 1, 1, 1, 1, 1, 1, 1], "x": [0, 1, 2, 3, 4, 5, 6, 7, 8, 9, 10], "type": "scatter"}, {"name": "알", "yaxis": "y", "marker": {}, "y": [1, 1, 1, 1, 1, 1, 1, 1, 1, 1], "x": [0, 1, 2, 3, 4, 5, 6, 7, 8, 9, 10], "type": "scatter"}, {"name": "대해", "yaxis": "y", "marker": {}, "y": [0, 0, 1, 1, 0, 1, 0, 0, 1, 0], "x": [0, 1, 2, 3, 4, 5, 6, 7, 8, 9, 10], "type": "scatter"}, {"name": "시험", "yaxis": "y", "marker": {}, "y": [1, 1, 1, 1, 1, 1, 1, 1, 1, 0], "x": [0, 1, 2, 3, 4, 5, 6, 7, 8, 9, 10], "type": "scatter"}, {"name": "상황", "yaxis": "y", "marker": {}, "y": [1, 0, 1, 0, 0, 1, 1, 0, 0, 1], "x": [0, 1, 2, 3, 4, 5, 6, 7, 8, 9, 10], "type": "scatter"}, {"name": "이란", "yaxis": "y", "marker": {}, "y": [1, 0, 1, 1, 0, 1, 1, 0, 1, 0], "x": [0, 1, 2, 3, 4, 5, 6, 7, 8, 9, 10], "type": "scatter"}, {"name": "성장", "yaxis": "y", "marker": {}, "y": [0, 0, 1, 0, 0, 1, 1, 0, 1, 1], "x": [0, 1, 2, 3, 4, 5, 6, 7, 8, 9, 10], "type": "scatter"}, {"name": "률", "yaxis": "y", "marker": {}, "y": [1, 1, 1, 1, 1, 1, 1, 1, 1, 1], "x": [0, 1, 2, 3, 4, 5, 6, 7, 8, 9, 10], "type": "scatter"}, {"name": "품질", "yaxis": "y", "marker": {}, "y": [1, 1, 1, 0, 1, 1, 1, 1, 1, 1], "x": [0, 1, 2, 3, 4, 5, 6, 7, 8, 9, 10], "type": "scatter"}, {"name": "트럼프", "yaxis": "y", "marker": {}, "y": [1, 0, 1, 1, 0, 1, 0, 0, 0, 0], "x": [0, 1, 2, 3, 4, 5, 6, 7, 8, 9, 10], "type": "scatter"}, {"name": "핵", "yaxis": "y", "marker": {}, "y": [1, 1, 1, 1, 1, 1, 1, 1, 1, 1], "x": [0, 1, 2, 3, 4, 5, 6, 7, 8, 9, 10], "type": "scatter"}, {"name": "회사", "yaxis": "y", "marker": {}, "y": [0, 0, 1, 1, 1, 0, 0, 1, 0, 1], "x": [0, 1, 2, 3, 4, 5, 6, 7, 8, 9, 10], "type": "scatter"}, {"name": "이번", "yaxis": "y", "marker": {}, "y": [0, 1, 1, 1, 0, 1, 0, 0, 1, 1], "x": [0, 1, 2, 3, 4, 5, 6, 7, 8, 9, 10], "type": "scatter"}], "layout": {"yaxis2": {"tickfont": {"color": "black", "size": 10}, "showticklabels": true, "title": "TF-IDF", "tickangle": 0, "overlaying": "y", "titlefont": {"color": "black", "size": 10}, "side": "right"}, "yaxis": {"tickfont": {"color": "black", "size": 10}, "showexponent": "all", "showticklabels": true, "title": "WEIGHT", "tickangle": 0, "titlefont": {"color": "black", "size": 10}, "exponentformat": "e"}, "xaxis": {"tickfont": {"color": "black", "size": 10}, "showexponent": "all", "showticklabels": true, "title": "TIME SLICE", "tickangle": 0, "dtick": 1, "titlefont": {"color": "black", "size": 10}, "exponentformat": "e"}, "title": "Sequence LDA Model Topic Trend"}}
